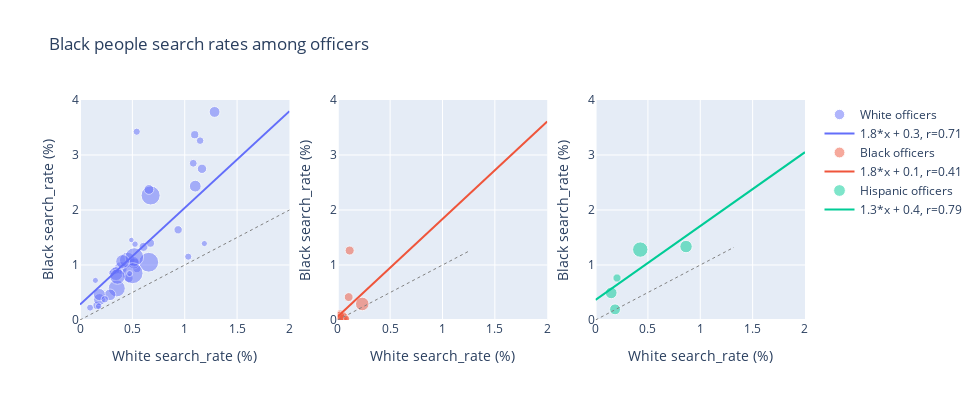
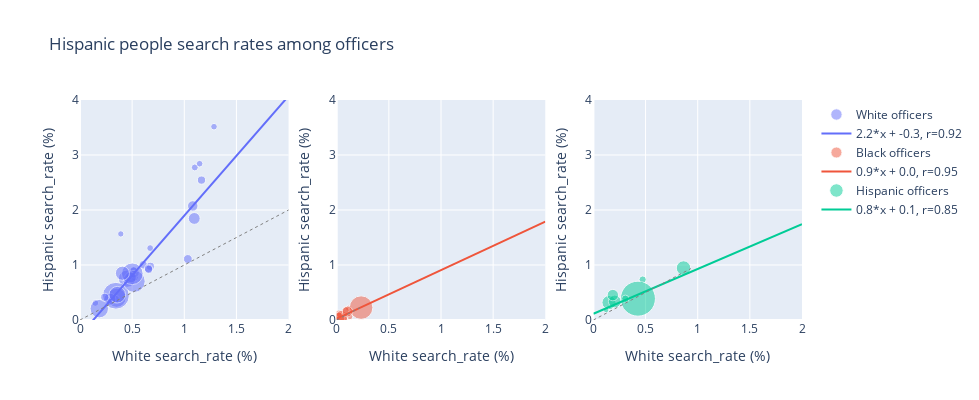

The notebook cell these images were saved under, in order:
### Code cell
# separate data
df_race_sep = separate_data(df_race_all, officer_race)
df_race_sep[officer_race[0]].head(2)

# plot it 
ax_limits = [
    {'x':2, 'y':4},
    {'x':2, 'y':4},
]
plot_search_rates(df_race_sep, officer_race, 3000, filename='search_rate.html', ax_limits=ax_limits )

### Figure 1 — Plotly figure (JSON) as saved in the notebook; plotly's stock layout.template omitted (floating-point values rounded to 4 significant figures)
{"data": [{"marker": {"color": "#636EFA", "opacity": 0.5, "size": [10.87, 8.031, 9.376, 9.013, 17.05, 8.245, 11.8, 19.09, 11.93, 12.75, 5.506, 6.54, 15.68, 6.175, 7.888, 8.338, 8.462, 11.07, 7.859, 19.81, 10.61, 6.123, 8.117, 11.64, 13.79, 5.561, 5.509, 7.003, 18.55, 12.11, 21.02, 7.159, 9.865, 13.81, 6.619, 7.463, 7.231, 15.39, 7.573, 9.382, 6.059]}, "mode": "markers", "name": "White officers", "text": ["size:118.16", "size:64.49", "size:87.91", "size:81.23", "size:290.6", "size:67.98", "size:139.3", "size:364.27", "size:142.24", "size:162.68", "size:30.32", "size:42.77", "size:246.01", "size:38.13", "size:62.22", "size:69.52", "size:71.61", "size:122.47", "size:61.76", "size:392.3", "size:112.54", "size:37.49", "size:65.88", "size:135.41", "size:190.21", "size:30.93", "size:30.35", "size:49.04", "size:344.05", "size:146.73", "size:441.66", "size:51.25", "size:97.32", "size:190.79", "size:43.81", "size:55.69", "size:52.29", "size:236.87", "size:57.35", "size:88.03", "size:36.71"], "type": "scatter", "x": [1.285, 0.1612, 0.4635, 0.6066, 0.351, 1.096, 1.101, 0.6745, 0.1864, 0.3911, 0.2954, 0.5254, 0.4516, 1.188, 0.3421, 0.937, 0.5433, 0.5155, 1.081, 0.6565, 0.5153, 0.1471, 0.6726, 0.2868, 0.3443, 0.4902, 3.12, 0.09625, 0.5191, 0.1848, 0.5016, 1.033, 0.6581, 0.407, 0.1783, 0.2369, 0.5416, 0.3578, 1.147, 1.165, 0.474], "xaxis": "x", "y": [3.783, 0.2636, 0.7621, 1.33, 0.5747, 3.369, 2.434, 2.265, 0.3726, 0.9466, 0.8575, 1.379, 1.089, 1.39, 0.9, 1.64, 0.9356, 1.029, 2.85, 1.05, 1.057, 0.7202, 1.396, 0.4579, 0.8412, 1.455, 1.812, 0.2243, 1.145, 0.4634, 0.8513, 1.151, 2.374, 1.064, 0.2511, 0.3771, 3.423, 0.7895, 3.261, 2.749, 0.8445], "yaxis": "y"}, {"line": {"color": "#636EFA", "dash": "solid", "width": 2}, "mode": "lines", "name": "1.8*x + 0.3, r=0.71", "type": "scatter", "x": [0, 2], "xaxis": "x", "y": [0.2816, 3.796], "yaxis": "y"}, {"marker": {"color": "#EF553B", "opacity": 0.5, "size": [16.15, 9.074, 8.521, 13.6, 11.03, 13.28, 6.398, 8.899]}, "mode": "markers", "name": "Black officers", "text": ["size:260.82", "size:82.34", "size:72.6", "size:185.07", "size:121.73", "size:176.29", "size:40.93", "size:79.2"], "type": "scatter", "x": [0.02111, 0.1135, 0.04912, 0.234, 0.01673, 0.04572, 0.084, 0.1041], "xaxis": "x2", "y": [0.03834, 1.263, 0.02755, 0.2918, 0.0575, 0.01702, 0.02443, 0.4167], "yaxis": "y2"}, {"line": {"color": "#EF553B", "dash": "solid", "width": 2}, "mode": "lines", "name": "1.8*x + 0.1, r=0.41", "type": "scatter", "x": [0, 2], "xaxis": "x2", "y": [0.06479, 3.609], "yaxis": "y2"}, {"marker": {"color": "#00CC96", "opacity": 0.5, "size": [12.45, 15.41, 11.74, 8.251, 10.89]}, "mode": "markers", "name": "Hispanic officers", "text": ["size:155.0", "size:237.43", "size:137.86", "size:68.08", "size:118.66"], "type": "scatter", "x": [0.864, 0.4269, 0.1495, 0.2048, 0.1862], "xaxis": "x3", "y": [1.335, 1.28, 0.4933, 0.7638, 0.1938], "yaxis": "y3"}, {"line": {"color": "#00CC96", "dash": "solid", "width": 2}, "mode": "lines", "name": "1.3*x + 0.4, r=0.79", "type": "scatter", "x": [0, 2], "xaxis": "x3", "y": [0.3656, 3.051], "yaxis": "y3"}], "layout": {"autosize": true, "height": 400, "shapes": [{"line": {"color": "Grey", "dash": "dot", "width": 1}, "type": "line", "x0": 0, "x1": 3.745, "xref": "x", "y0": 0, "y1": 3.745, "yref": "y"}, {"line": {"color": "Grey", "dash": "dot", "width": 1}, "type": "line", "x0": 0, "x1": 1.25, "xref": "x2", "y0": 0, "y1": 1.25, "yref": "y2"}, {"line": {"color": "Grey", "dash": "dot", "width": 1}, "type": "line", "x0": 0, "x1": 1.322, "xref": "x3", "y0": 0, "y1": 1.322, "yref": "y3"}], "title": {"text": "Black people search rates among officers"}, "width": 980.0, "xaxis": {"anchor": "y", "domain": [0, 0.2889], "range": [0, 2], "title": {"text": "White search_rate (%)"}}, "xaxis2": {"anchor": "y2", "domain": [0.3556, 0.6444], "range": [0, 2], "title": {"text": "White search_rate (%)"}}, "xaxis3": {"anchor": "y3", "domain": [0.7111, 1], "range": [0, 2], "title": {"text": "White search_rate (%)"}}, "yaxis": {"anchor": "x", "domain": [0, 1], "range": [0, 4], "title": {"text": "Black search_rate (%)"}}, "yaxis2": {"anchor": "x2", "domain": [0, 1], "range": [0, 4], "title": {"text": "Black search_rate (%)"}}, "yaxis3": {"anchor": "x3", "domain": [0, 1], "range": [0, 4], "title": {"text": "Black search_rate (%)"}}}}

### Figure 2 — Plotly figure (JSON) as saved in the notebook; plotly's stock layout.template omitted (floating-point values rounded to 4 significant figures)
{"data": [{"marker": {"color": "#636EFA", "opacity": 0.5, "size": [6.62, 8.352, 19.09, 11.89, 6.925, 8.159, 6.345, 7.194, 17.38, 7.981, 11.03, 10.48, 8.133, 6.792, 6.729, 6.774, 12.04, 26.8, 10.72, 22.1, 18.43, 21.63, 8.961, 8.272, 14.14, 8.085, 16.61, 6.632, 8.247]}, "mode": "markers", "name": "White officers", "text": ["size:43.82", "size:69.76", "size:364.48", "size:141.36", "size:47.95", "size:66.57", "size:40.26", "size:51.76", "size:302.06", "size:63.7", "size:121.68", "size:109.93", "size:66.15", "size:46.13", "size:45.28", "size:45.89", "size:145.07", "size:718.27", "size:114.99", "size:488.37", "size:339.72", "size:467.73", "size:80.3", "size:68.42", "size:199.88", "size:65.36", "size:276.01", "size:43.99", "size:68.02"], "type": "scatter", "x": [1.285, 0.6066, 0.351, 1.096, 1.101, 0.6745, 0.3911, 0.5254, 0.4516, 0.3421, 0.5155, 1.081, 0.6565, 0.5153, 0.1471, 0.6726, 0.2868, 0.3443, 0.4902, 0.5191, 0.1848, 0.5016, 1.033, 0.6581, 0.407, 0.2369, 0.3578, 1.147, 1.165], "xaxis": "x", "y": [3.514, 1.003, 0.4033, 1.846, 2.774, 0.9764, 1.565, 0.7728, 0.7515, 0.3768, 0.8629, 2.074, 0.9373, 0.9105, 0.3092, 1.307, 0.3791, 0.4413, 0.774, 0.7023, 0.2061, 0.8402, 1.108, 0.9208, 0.8505, 0.4131, 0.4601, 2.842, 2.543], "yaxis": "y"}, {"line": {"color": "#636EFA", "dash": "solid", "width": 2}, "mode": "lines", "name": "2.2*x + -0.3, r=0.92", "type": "scatter", "x": [0, 2], "xaxis": "x", "y": [-0.2771, 4.073], "yaxis": "y"}, {"marker": {"color": "#EF553B", "opacity": 0.5, "size": [16.8, 6.119, 5.851, 23.55, 12.37, 5.668, 12.82, 7.114, 10.59]}, "mode": "markers", "name": "Black officers", "text": ["size:282.23", "size:37.44", "size:34.24", "size:554.7", "size:152.99", "size:32.13", "size:164.27", "size:50.61", "size:112.1"], "type": "scatter", "x": [0.02111, 0.1135, 0.1266, 0.234, 0.01673, 0.02472, 0.04572, 0.084, 0.1041], "xaxis": "x2", "y": [0.02835, 0.2137, 0.05841, 0.2253, 0.02615, 0.09337, 0.05479, 0.1778, 0.1517], "yaxis": "y2"}, {"line": {"color": "#EF553B", "dash": "solid", "width": 2}, "mode": "lines", "name": "0.9*x + 0.0, r=0.95", "type": "scatter", "x": [0, 2], "xaxis": "x2", "y": [0.0239, 1.789], "yaxis": "y2"}, {"marker": {"color": "#00CC96", "opacity": 0.5, "size": [14.52, 7.285, 35.01, 7.37, 14.11, 12.77, 11.41, 5.708]}, "mode": "markers", "name": "Hispanic officers", "text": ["size:210.71", "size:53.07", "size:1225.57", "size:54.31", "size:198.99", "size:163.17", "size:130.3", "size:32.58"], "type": "scatter", "x": [0.864, 0.4725, 0.4269, 0.306, 0.1495, 0.2048, 0.1862, 0.1216], "xaxis": "x3", "y": [0.9444, 0.7349, 0.3876, 0.3867, 0.3166, 0.3371, 0.4528, 0.1842], "yaxis": "y3"}, {"line": {"color": "#00CC96", "dash": "solid", "width": 2}, "mode": "lines", "name": "0.8*x + 0.1, r=0.85", "type": "scatter", "x": [0, 2], "xaxis": "x3", "y": [0.1133, 1.741], "yaxis": "y3"}], "layout": {"autosize": true, "height": 400, "shapes": [{"line": {"color": "Grey", "dash": "dot", "width": 1}, "type": "line", "x0": 0, "x1": 3.479, "xref": "x", "y0": 0, "y1": 3.479, "yref": "y"}, {"line": {"color": "Grey", "dash": "dot", "width": 1}, "type": "line", "x0": 0, "x1": 0.2231, "xref": "x2", "y0": 0, "y1": 0.2231, "yref": "y2"}, {"line": {"color": "Grey", "dash": "dot", "width": 1}, "type": "line", "x0": 0, "x1": 0.935, "xref": "x3", "y0": 0, "y1": 0.935, "yref": "y3"}], "title": {"text": "Hispanic people search rates among officers"}, "width": 980.0, "xaxis": {"anchor": "y", "domain": [0, 0.2889], "range": [0, 2], "title": {"text": "White search_rate (%)"}}, "xaxis2": {"anchor": "y2", "domain": [0.3556, 0.6444], "range": [0, 2], "title": {"text": "White search_rate (%)"}}, "xaxis3": {"anchor": "y3", "domain": [0.7111, 1], "range": [0, 2], "title": {"text": "White search_rate (%)"}}, "yaxis": {"anchor": "x", "domain": [0, 1], "range": [0, 4], "title": {"text": "Hispanic search_rate (%)"}}, "yaxis2": {"anchor": "x2", "domain": [0, 1], "range": [0, 4], "title": {"text": "Hispanic search_rate (%)"}}, "yaxis3": {"anchor": "x3", "domain": [0, 1], "range": [0, 4], "title": {"text": "Hispanic search_rate (%)"}}}}
